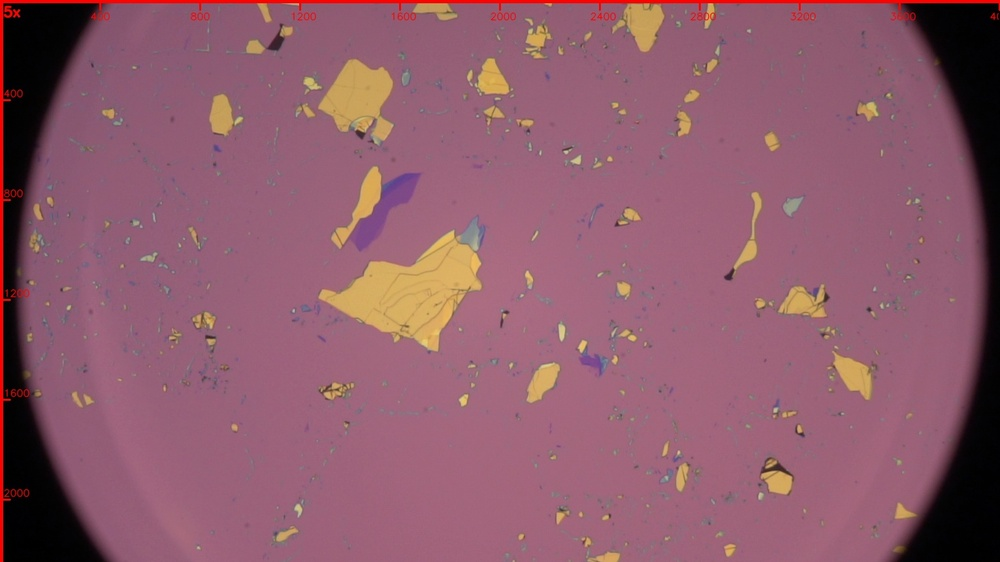
#> input picture Assets/6_6_2_1.jpg, 1000 x 562 px, shrunk from 1531 x 861 before the run
$ python 'AutomaticFinder(demo).py'
#> lines starting #> are read from the running program, lines starting #| are printed output that depends on the picture; after the words box and inside, x2 and y2 are one past the last pixel; in counts of white or black regions, pixels touching at a corner belong together
import cv2
import os
import numpy as np
import statistics as stat
import scipy.signal as signal
from scipy.signal import savgol_filter
from cv2 import CV_8U
from matplotlib import pyplot as plt


'''
Throughout we use the term 'global flake' or 'global contour' to represent one graphene flake. Each global
flake or contour may be composed of regions of varying thicknesses, throughout this program, these regions are referred
to as 'local flakes' or 'local contours'. A 'Global mask' refers to a 'global flake' that has had a mask applied to it,
while a 'local mask' refers to a 'local flake' that has had a mask applied to it.
'''
###
# First we will do some pre-processing on the original sample image.
###

# Import Sample Img and Bkg
# img = cv2.imread('Assets/5_30_2.jpg')
# bkg = cv2.imread('Assets/90nm(demo).jpg')

img = cv2.imread('Assets/6_6_2_1.jpg')
#> img is the input picture: shape (562, 1000, 3); mean B, G, R 107.1, 91.4, 142.2
bkg = cv2.imread('Assets/285nm.jpg')
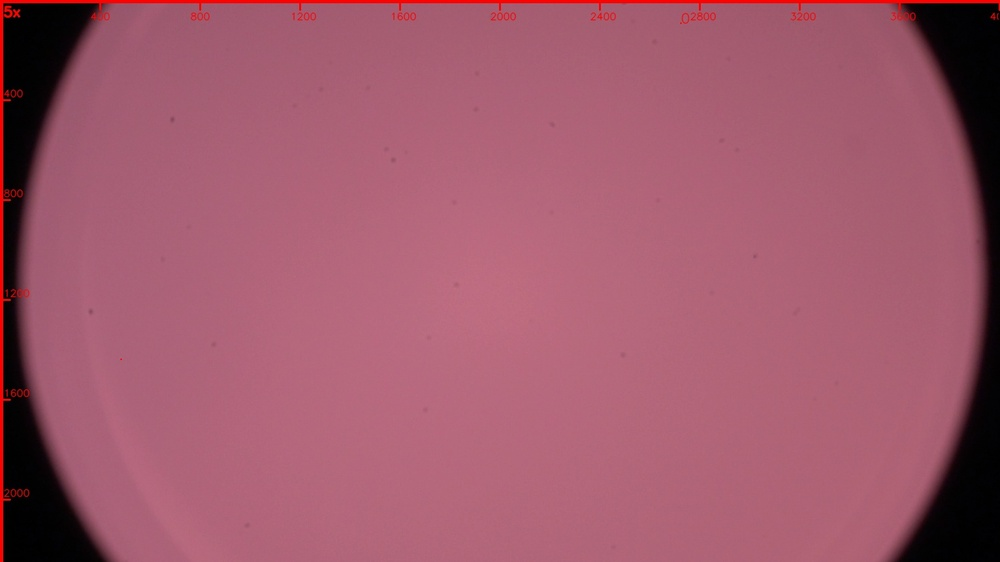
#> input picture Assets/285nm.jpg, 1000 x 562 px, shrunk from 1531 x 861 before the run
#> bkg is the input picture: shape (562, 1000, 3); mean B, G, R 107.4, 88.8, 159.3

# Finds average background color
average_color_row = np.average(bkg, axis=0)
#> average_color_row = 1000 rows, first 8: [0.575, 1.94, 251.1], [7.13, 9.2, 233], [27.4, 28.92, 202.2], [0.582, 0.852, 113.6], [0.995, 0.963, 36.42], [5.68, 4.94, 17.31], [3.59, 3.38, 18.24], [3.81, 4.22, 19.45]
average_bkg_color = np.average(average_color_row, axis=0)
#> average_bkg_color = [107.4, 88.81, 159.3]

def preProcess(img, bkg):
    # Crops image to exclude microscope and lens flare
    x, y, z = img.shape
    x_cut, y_cut = int(x * .12), int(y * .2)

    img = img[x_cut:x - x_cut, y_cut:y - y_cut]
    bkg = bkg[x_cut:x - x_cut, y_cut:y - y_cut]

    # Display Original Image
    original = img.copy()
    cv2.imshow('original', original)

    # Normalizes Img and Converts to Grayscale
    img_c = original.copy()
    img_c = np.divide(img_c, bkg) * 100
    img_norm = img_c.astype('uint8')

    img_norm = cv2.multiply(img_norm, (1, 1, 1, 1), scale=1.75)
    img_norm = img_norm.astype('uint8')
    img_gray = cv2.cvtColor(img_norm, cv2.COLOR_BGR2GRAY)

    # Apply mean-shift algorithm
    meanshift = cv2.pyrMeanShiftFiltering(img_norm, 10, 5)

    # Show images and histograms to visualize results
    cv2.imshow('processed', img_norm)
    cv2.imshow('meanshift', meanshift)
    hist_original = cv2.calcHist([img], [0], None, [255], [1, 256])
    plt.plot(hist_original, label='Original Image')
    hist_processed = cv2.calcHist([meanshift], [0], None, [255], [1, 256])
    plt.plot(hist_processed, label='Processed Image')
    plt.legend(loc="upper right")
    plt.show()
    cv2.waitKey(0)
    cv2.destroyAllWindows()
    return meanshift, img_gray, original


def smoothHist(gray_img):
    """
    Is presented a grayscaled image of the original sample, returns a smoothed pixel intensity histogram.
    :param gray_img:
    :return smooth_hist:
    """
    # Calculate the pixel intensity histogram of the grayscaled image and apply savgol filters for smoothing
    hist_original = cv2.calcHist([gray_img], [0], None, [255], [1, 256])
    first_smoothing = savgol_filter(np.ravel(hist_original), 5, 2)
    second_smoothing = savgol_filter(first_smoothing, 5, 3)

    index = np.where(second_smoothing < 1)

    for i in index:
        second_smoothing[i] = 1
    return second_smoothing

###
# Now we will construct the functions necessary to automatically process our sample image.
###

def globalThresh(gray_img):
    """
    Thresholds the original normalized grayscale sample image to remove most of the substrate / noise.
    :param gray_img:
    :return dilation:
    """
    # We look to find the most prominent peak, representing the majority of the substrate
    hist = smoothHist(gray_img)
    max_index = np.argmax(hist)
    upperb = int(max_index - 15)

    # Now we simply threshold from 50 to slightly below the most prominent peak
    img_thresh = cv2.inRange(gray_img, upperb - 60, upperb)

    # Finally, we erode and dilate to clean up the thresholded image
    kernel = np.ones((3, 3), np.uint8)
    erosion = cv2.erode(img_thresh, kernel, iterations=1)
    dilation = cv2.dilate(erosion, kernel, iterations=1)
    cv2.imshow('dilation', dilation)
    return dilation

def filterContours(contours):
    """
    Is presented a list of contours, returns a list of contours whose area is greater than 200 pixels. This filters out
    contours that may have been due to noise or undesirable global flakes.
    :param contours:
    :return filtered_contours:
    """
    filtered_contours = []

    for i in range(len(contours)):
        area = cv2.contourArea(contours[i])
        if area > 200:
            filtered_contours.append(contours[i])

    return filtered_contours


def findGlobalContours(img, img_gray):
    """
    Is presented a normalized grayscale sample image, returns a list of masked images where each element in the list
    is an individual global flake.
    :param img, img_gray:
    :return global_masks:
    """
    ###
    # First we threshold our grayscaled sample image, then we use findContours to return a list of contours, where the
    # ith element in the list composes pixel positions representing the contour of the ith global flake.
    ###
    img_thresh = globalThresh(img_gray)
    contours, hierarchy = cv2.findContours(img_thresh, cv2.RETR_TREE, cv2.CHAIN_APPROX_NONE)
    filtered_contours = filterContours(contours)

    ###
    # Now we filter out contours that have an area less than 200 pixels, this will remove a lot of noise and undesirable
    # flakes.
    ###
    global_masks = []
    filtered_thresh = np.zeros_like(img)

    for i in range(len(filtered_contours)):
        # Create a mask image that contains the contour filled in white
        temp = np.zeros_like(img)
        cv2.drawContours(temp, filtered_contours, i, color=(255, 255, 255), thickness=-1)
        cv2.drawContours(filtered_thresh, filtered_contours, i, color=(255, 255, 255), thickness=-1)

        # Saves pixel locations within ith global flake
        pts = np.where(temp == 255)

        # Masks original image for the ith global contour, and appends image to list global_masks
        mask = cv2.cvtColor(temp, cv2.COLOR_BGR2GRAY)
        masked_global = cv2.bitwise_and(img, img, mask=mask)
        global_masks.append(masked_global)

        # Shows individual global masks
        # cv2.imshow('mask', masked_global)
        # cv2.waitKey(0)

    # Shows thresholded image after smaller flakes are filtered out
    cv2.imshow('filtered thresh', filtered_thresh)
    cv2.waitKey(0)
    cv2.destroyAllWindows()

    # Shows masked image
    mask = cv2.cvtColor(filtered_thresh, cv2.COLOR_BGR2GRAY)
    masked_global = cv2.bitwise_and(img, img, mask=mask)
    cv2.imshow('Masked Image', masked_global)
    cv2.waitKey(0)
    cv2.destroyAllWindows()
    return global_masks


def determineThresh(mask_global):
    """
    Is presented a masked image consisting of one global flake, determines the threshold values surrounding different
    local flakes, returns list of thresholds.
    :param mask_global:
    :return thresholds:
    """
    thresholds = []

    # First we calculate the pixel intensity histogram of the global mask
    mask_gray = cv2.cvtColor(mask_global, cv2.COLOR_BGR2GRAY)

    # Apply Savgol Filtering
    hist = smoothHist(mask_gray)
    hist_original = cv2.calcHist([mask_gray], [0], None, [255], [1, 256])
    plt.plot(hist_original, label='Original')
    plt.plot(hist, label='Smoothed')

    # Then we determine the peaks of the histogram
    peak_pos = signal.find_peaks(hist.flatten(), prominence=50, distance=6, height=70)
    plt.plot(peak_pos[0].tolist(), [hist[i] for i in peak_pos[0]], 'ro', label='Peaks')
    hist.flatten()

    # Now we determine the threshold values surrounding each peak position, and append to list thresholds
    if len(peak_pos[0]) >= 2:
        for i in range(len(peak_pos[0])):
            if i == 0:
                below_index = 30
                above_index = ((peak_pos[0][i + 1] - peak_pos[0][i]) // 2) + peak_pos[0][i]

                plt.plot(below_index, int(hist[below_index]), 'yo')
                plt.plot(above_index, int(hist[above_index]), 'yo')

                thresholds.append(below_index)
                thresholds.append(above_index)

            elif i != len(peak_pos[0]) - 1 and i != 0:
                above_index = ((peak_pos[0][i + 1] - peak_pos[0][i]) // 2) + peak_pos[0][i]

                plt.plot(above_index, int(hist[above_index]), 'yo')

                thresholds.append(above_index)

            else:
                above_index = 250

                plt.plot(above_index, int(hist[above_index]), 'yo',  label='Thresholds')

                thresholds.append(above_index)
        plt.legend(loc="upper right")
        plt.show()
        return thresholds

    # Handles the case where a smaller homogenous global mask is being analyzed, and one or no peaks are detected
    plt.legend(loc="upper right")
    plt.show()
    return [30, 250]


def localThresh(mask_global):
    """
    Is presented a masked global flake, returns a list where each element in the list is a local flake.
    :param mask_global:
    :return masks_local:
    """
    thresholds = determineThresh(mask_global)
    kernel = np.ones((3, 3), np.uint8)
    mask_gray = cv2.cvtColor(mask_global, cv2.COLOR_BGR2GRAY)
    masks_local = []

    for i in range(len(thresholds) - 1):
        mask = cv2.inRange(mask_gray, int(thresholds[i]), int(thresholds[i + 1]))

        mask_erosion = cv2.erode(mask, kernel, iterations=1)
        mask_dilation = cv2.dilate(mask_erosion, kernel, iterations=1)

        masks_local.append(mask_dilation)

    return masks_local

def findContrast(mask_local):
    """
    Is presented a local mask, returns contrast and color indicator of local mask.
    """
    # Access the image pixels and create a 1D numpy array then add to list
    temp_pts = np.where(mask_local == 255)
    pixels = img[temp_pts[0], temp_pts[1]]
    avg_pixel = np.average(pixels, axis=0)
    bkg_gray = .114 * average_bkg_color[0] + .587 * average_bkg_color[1] + .299 * average_bkg_color[2]
    sample_gray = .114 * avg_pixel[0] + .587 * avg_pixel[1] + .299 * avg_pixel[2]
    contrast = abs((bkg_gray - sample_gray) / bkg_gray)
    if 0 < contrast <= .03:
        return contrast, 1
    elif .03 < contrast <= .05:
        return contrast, 2
    elif .05 < contrast <= 1:
        return contrast, 3
    else:
        return contrast, 4


def AutomaticFinder(img, bkg):
    """
    Is presented unedited sample and background image, returns sample image with suitable flakes identified and
    categorized.
    :param img, bkg:
    :return img_final, img_original:
    """
    # Pre-process the images
    img_c, img_gray, img_original = preProcess(img, bkg)
#> in preProcess, `img = img[x_cut:x - x_cut, y_cut:y - y_cut]`:
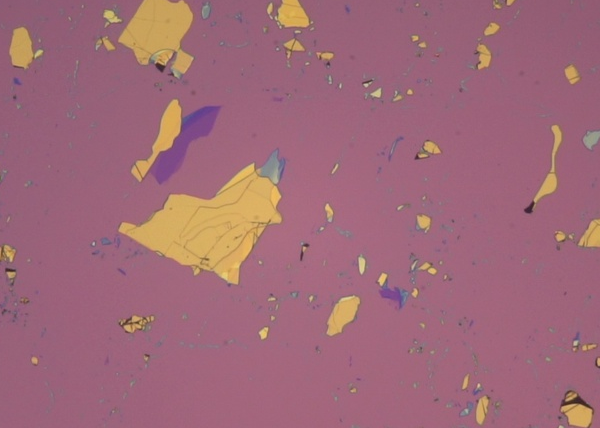
#> img: shape (428, 600, 3); mean of channels 0, 1, 2 120.3, 105.4, 159.5; drawn as B, G, R
#> in preProcess, `bkg = bkg[x_cut:x - x_cut, y_cut:y - y_cut]`:
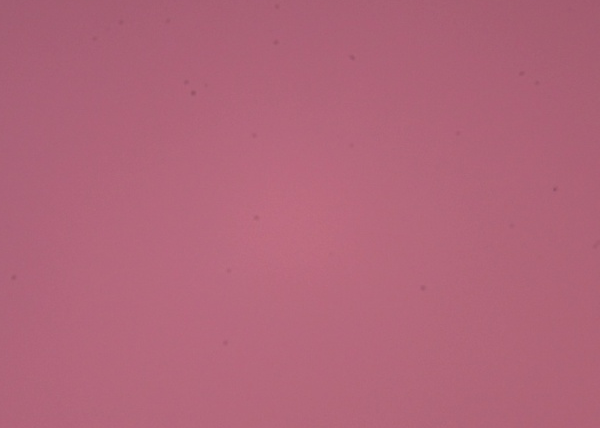
#> bkg: shape (428, 600, 3); mean of channels 0, 1, 2 121.7, 101.2, 177.6; drawn as B, G, R
#> in preProcess, `img_c = np.divide(img_c, bkg) * 100`:
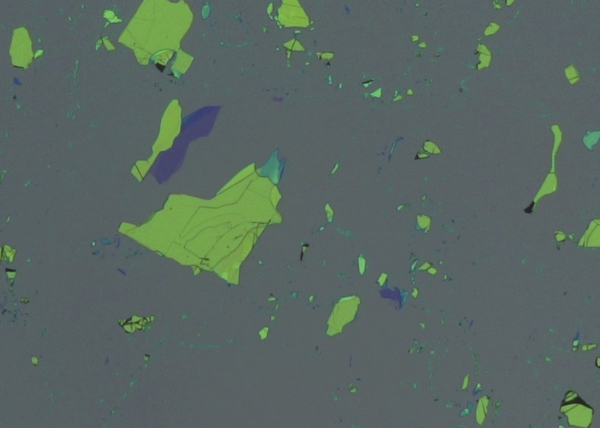
#> img_c: shape (428, 600, 3) float64; mean of channels 0, 1, 2 98.9, 104.2, 89.8; drawn as B, G, R
#> in preProcess, `img_gray = cv2.cvtColor(img_norm, cv2.COLOR_BGR2GRAY)`:
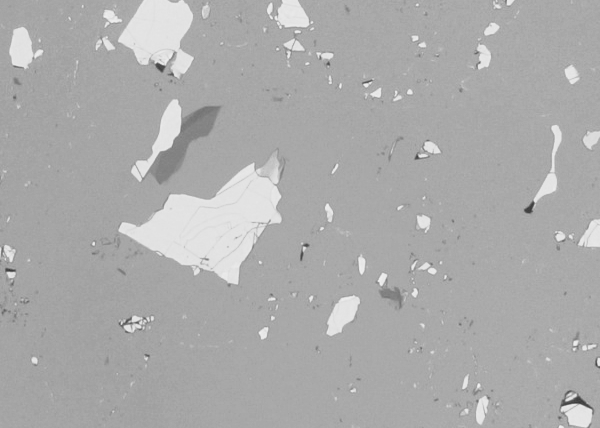
#> img_gray: shape (428, 600); min 56, max 243, mean 171.8
#> in preProcess, `hist_original = cv2.calcHist([img], [0], None, [255], [1, 256])`: hist_original = 255 values, max 27877 at index 121, min 0 at index 0, mean 1007.1
#> in preProcess, `hist_processed = cv2.calcHist([meanshift], [0], None, [255], [1, 256])`: hist_processed = 255 values, max 35807 at index 176, min 0 at index 0, mean 1007.1
    img_final = img_original.copy()

    # Find suitable global flakes
    contours_global = findGlobalContours(img_c, img_gray)
#> in smoothHist, `hist_original = cv2.calcHist([gray_img], [0], None, [255], [1, 256])`: hist_original = 255 values, max 38902 at index 167, min 0 at index 0, mean 1007.1
#> in smoothHist, `first_smoothing = savgol_filter(np.ravel(hist_original), 5, 2)`: first_smoothing = 255 values, max 32105.5 at index 168, min -0.0857 at index 53, mean 1007.1
#> in smoothHist, `second_smoothing = savgol_filter(first_smoothing, 5, 3)`: second_smoothing = 255 values, max 32142 at index 167, min -0.0588 at index 52, mean 1007.1
#> the loop in smoothHist, `for i in index:` made 1 pass
#> after the loop in smoothHist, `for i in index:`: second_smoothing = 255 values, max 32142 at index 167, min 1 at index 0, mean 1007.3
#> in globalThresh, `hist = smoothHist(gray_img)`: hist has the same summary as second_smoothing in smoothHist
#> in globalThresh, `max_index = np.argmax(hist)`: max_index = 167
#> in globalThresh, `upperb = int(max_index - 15)`: upperb = 152
#> in globalThresh, `img_thresh = cv2.inRange(gray_img, upperb - 60, upperb)`:
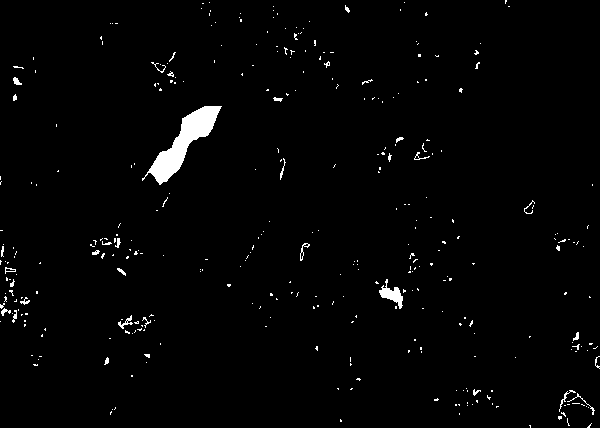
#> img_thresh: shape (428, 600); 1.7% white; 343 white regions (311 under 20 px), largest, box (x1, y1, x2, y2) and area: (142, 106, 222, 185) 1957, (379, 279, 403, 309) 290, (118, 315, 133, 329) 67
#> in globalThresh, `erosion = cv2.erode(img_thresh, kernel, iterations=1)`: erosion: shape (428, 600); 0.73% white; 26 white regions (24 under 20 px), largest, box (x1, y1, x2, y2) and area: (150, 107, 220, 183) 1642, (380, 288, 402, 307) 173
#> in globalThresh, `dilation = cv2.dilate(erosion, kernel, iterations=1)`: dilation: shape (428, 600); 1% white; 25 white regions (17 under 20 px)
#> in findGlobalContours, `contours, hierarchy = cv2.findContours(img_thresh, cv2.RETR_TREE, cv2...`: contours = 25 contours, 22 with area under 20; largest, box (x1, y1, x2, y2) and area: (149, 106, 221, 184) 1834, (379, 287, 403, 308) 227, (13, 78, 20, 85) 26
#> the loop in filterContours, `for i in range(len(contours)):` made 25 passes
#> area on passes 11, 19, 23: 227, 1834.5, 26
#> after the loop in filterContours, `for i in range(len(contours)):`: filtered_contours = 2 contours; box (x1, y1, x2, y2) and area: (149, 106, 221, 184) 1834, (379, 287, 403, 308) 227
#> the loop in findGlobalContours, `for i in range(len(filtered_contours)):` made 2 passes
#> after the loop in findGlobalContours, `for i in range(len(filtered_contours)):`: filtered_thresh: shape (428, 600, 3); 0.86% white; 2 white regions, box (x1, y1, x2, y2) and area: (149, 106, 221, 184) 1938, (379, 287, 403, 308) 265
#> after the loop in findGlobalContours, `for i in range(len(filtered_contours)):`: temp: shape (428, 600, 3); 0.75% white; 1 white region, box (x1, y1, x2, y2) and area: (149, 106, 221, 184) 1938
#> after the loop in findGlobalContours, `for i in range(len(filtered_contours)):`: global_masks = 2 items

    # Find all local flakes, calculate contrasts, and identify layers on original image
    for mask_global in contours_global:
        masks_local = localThresh(mask_global)
        for mask_local in masks_local:
            cont = True
            contrast, thickness = findContrast(mask_local)
            contours, hierarchy = cv2.findContours(mask_local, cv2.RETR_TREE, cv2.CHAIN_APPROX_NONE)
            contours = filterContours(contours)

            if thickness == 1:
                color = (0, 255, 0)
            elif thickness == 2:
                color = (255, 0, 0)
            elif thickness == 3:
                color = (0, 0, 255)
            else:
                cont = False

            if cont:
                for i in range(len(contours)):
                    cv2.drawContours(img_final, contours, i, color=color, thickness=2)
                    # Find and label the center of each flake
                    M = cv2.moments(contours[i])
                    cX = int(M["m10"] / M["m00"])
                    cY = int(M["m01"] / M["m00"])
                    cv2.circle(img_final, (cX, cY), 3, (0, 0, 0), -1)
                    cv2.putText(img_final, str(round(contrast, 3)), (cX + 9, cY + 9), cv2.FONT_HERSHEY_SIMPLEX, 0.5,
                                (20, 20, 20), 2)
    return img_final, img_original

def testCase(img, bkg):
    """
    Scratch function used to test different steps throughout the creation of this project.
    :param img:
    :return:
    """
    img, img_gray, original = preProcess(img, bkg)
    global_contours = findGlobalContours(img, img_gray)

    thresh = localThresh(global_contours[0])

    for i, val in enumerate(thresh):
        cv2.imshow(str(i) + '', val)

    return img

final_img, original_img = AutomaticFinder(img, bkg)
#> the loop in AutomaticFinder, `for mask_global in contours_global:` made 2 passes
#> pass 2, in determineThresh (call 2), `plt.show()`:
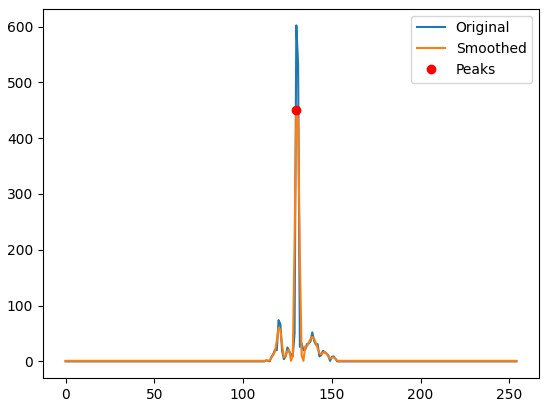
#> figure drawn by matplotlib, 1 panel; curve peaks at x = 130, y = 602; curve peaks at x = 130, y = 451.1

cv2.imshow('Final Image', final_img)
cv2.imshow('Original Image', original_img)
cv2.waitKey(0)


# [6 lines of commented-out code are left out]
cv2.waitKey(0)
cv2.destroyAllWindows()
